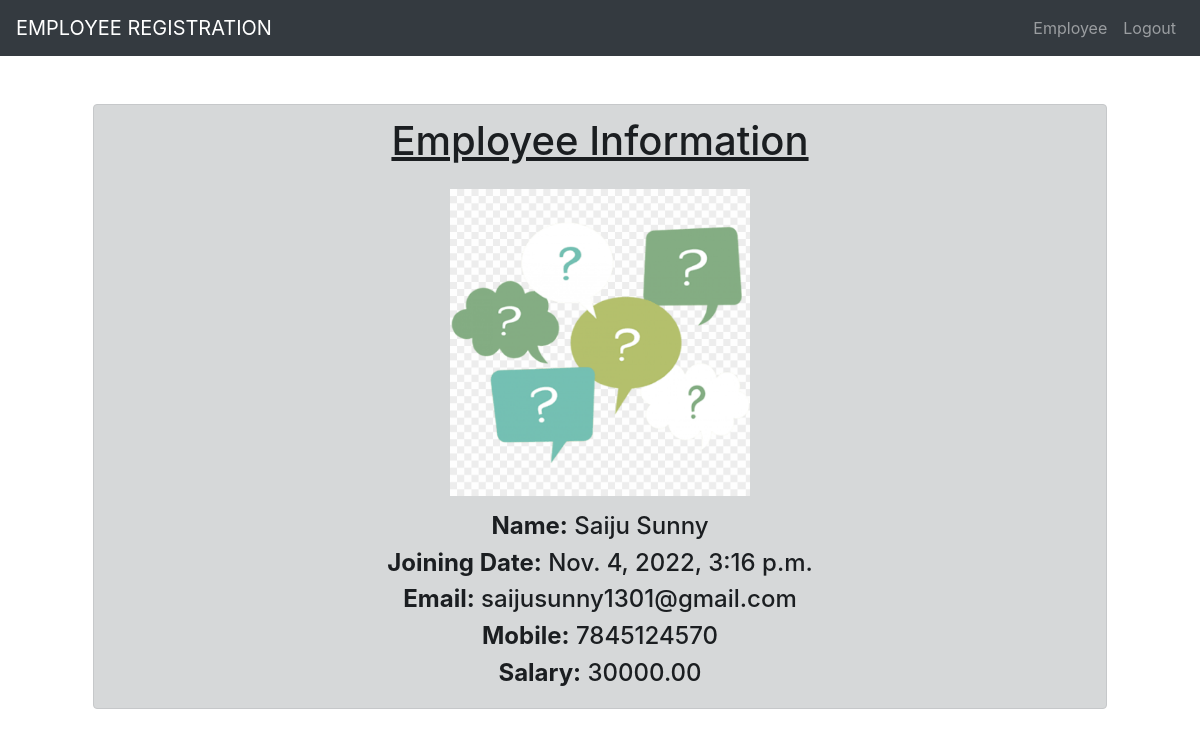
The app's page /viewEmployee/21 (signed in) with its own data.
### empl/models.py (models this page shows)
class Employee(models.Model):
    user = models.ForeignKey(User, on_delete=models.CASCADE, null=True)
    name = models.CharField(max_length=100)
    pic = models.ImageField(upload_to="uploads", default='e.png')
    mobile = models.CharField(unique=True, max_length=10)
    email = models.EmailField()
    salary = models.DecimalField(max_digits=8, decimal_places=2)
    datetime = models.DateTimeField(auto_now=True)

### empl/views.py (the view)
# urls.py: path('viewEmployee/<int:id>', views.one_employee,name='oneEmp'),
@login_required(login_url='adminlogin')
def one_employee(request, id=None):
    emp = Employee.objects.get(id=id)
    context = {
        'emp': emp
    }
    return render(request, 'emp/viewEmp.html', context)

### empl/templates/emp/viewEmp.html (shortened to what this page needs)
{% extends 'base.html' %}
{% block content %}
<div class="alert alert-dark text-center m-5" role="alert">
    <h1 class="text-center"><u>Employee Information</u></h1>
 <img src="{{emp.pic.url}}" width="300px" class="m-3">
<h4><b>Name:</b> {{emp.name}}</h4>
<h4><b>Joining Date:</b> {{emp.datetime}}</h4>
<h4><b>Email:</b> {{emp.email}}</h4>
<h4><b>Mobile:</b> {{emp.mobile}}</h4>
<h4><b>Salary:</b> {{emp.salary}}</h4>
</div>
{% endblock %}

### records on screen
Employee: pic (picture), name "Saiju Sunny", datetime "Nov. 4, 2022, 3:16 p.m.", email "saijusunny1301@gmail.com", mobile "7845124570", salary "30000.00"
